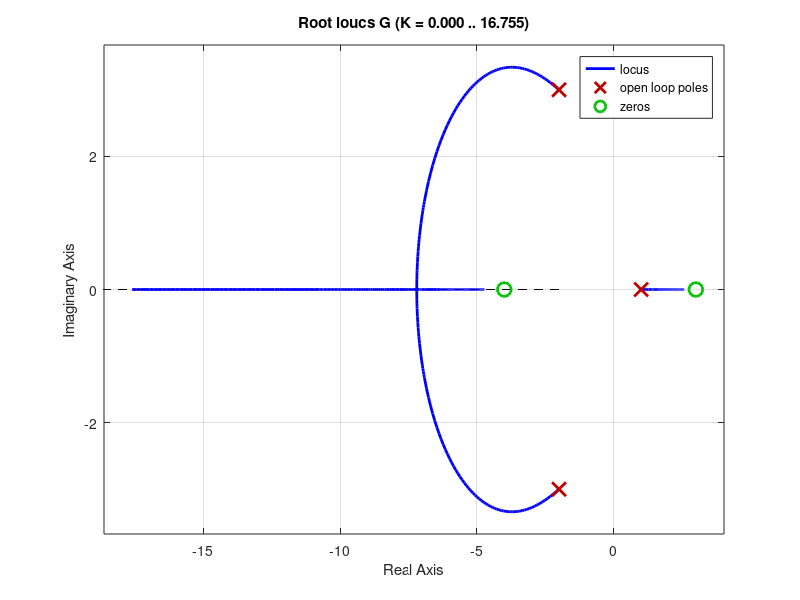

The MATLAB source for this figure:
% Plant OLTF

% num = [1];
% den = conv([1,0],conv([1,3],[1,6,20]));
num = conv([1,-3],[1,4]);
den = conv([1,-1],[1,4,13]);

G = tf(num,den);
rlocus(G);
grid on;
